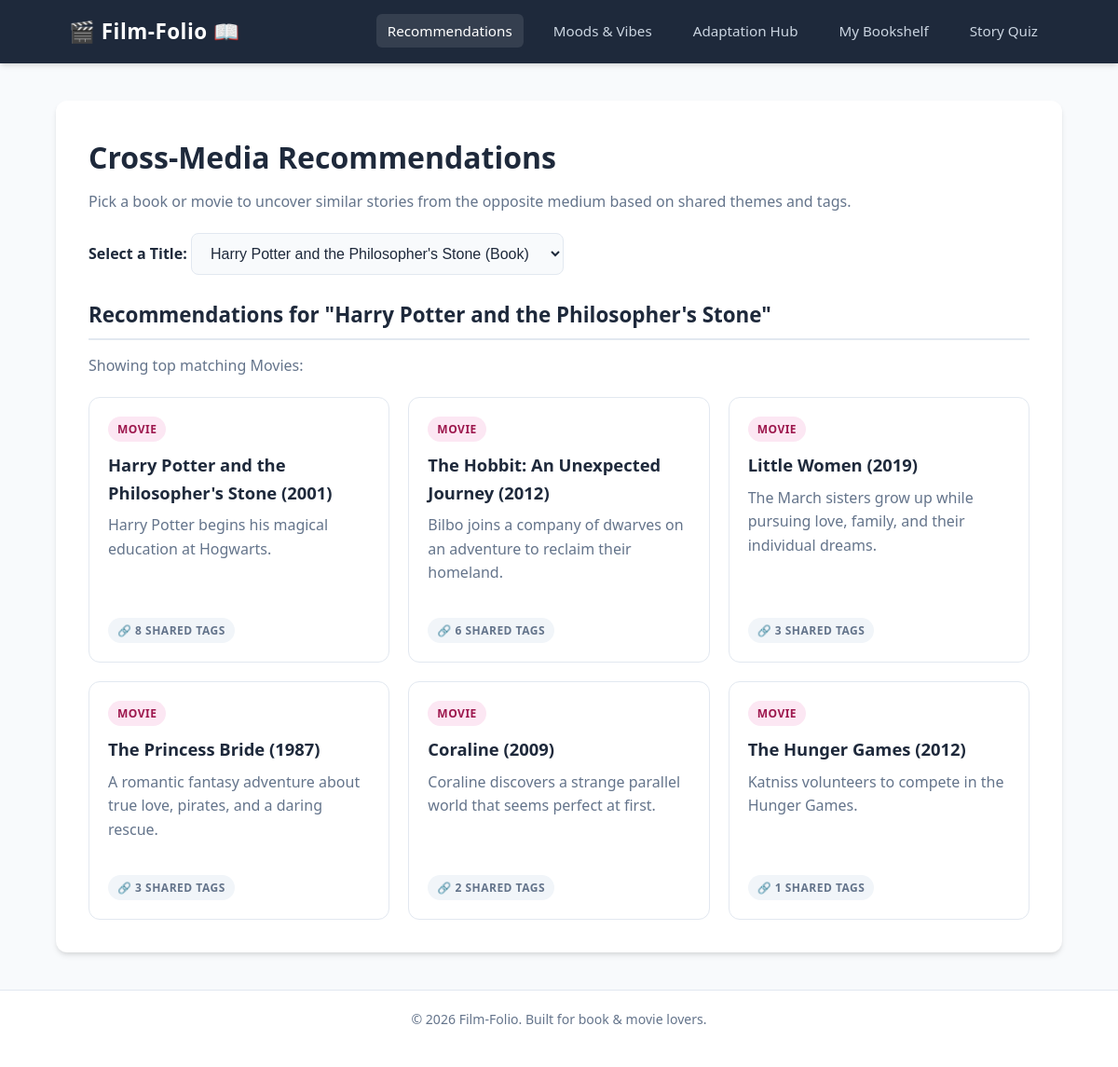
Screenshot of /recommend.php?id=1 with the database file from the repository.
### tables this page shows
CREATE TABLE `media` (
  `MediaID` int(11) NOT NULL AUTO_INCREMENT,
  `title` varchar(150) NOT NULL,
  `description` text DEFAULT NULL,
  `releaseyear` int(11) DEFAULT NULL,
  `pgcount` int(11) DEFAULT NULL,
  `isbn` varchar(20) DEFAULT NULL,
  `director` varchar(100) DEFAULT NULL,
  `runtime` int(11) DEFAULT NULL,
  `mediatype` varchar(50) DEFAULT NULL,
  PRIMARY KEY (`MediaID`)
);

### recommend.php (the view, shortened to what this page needs)
<?php
require_once 'config/db.php';
include_once 'includes/header.php';
$selectedMediaID = $_GET['id'] ?? null;
$recommendations = [];
$selectedMedia = null;
$allMedia = $pdo->query("SELECT MediaID, title, mediatype FROM media ORDER BY title ASC")->fetchAll();
if ($selectedMediaID) {
    $stmt = $pdo->prepare("SELECT * FROM media WHERE MediaID = ?");
    $stmt->execute([$selectedMediaID]);
    $selectedMedia = $stmt->fetch();
    if ($selectedMedia) {
        $targetType = ($selectedMedia['mediatype'] === 'Book') ? 'Movie' : 'Book';
        $sql = "
            SELECT m.*, COUNT(h2.TagID) AS shared_tags_count
            FROM has h1
            JOIN has h2 ON h1.TagID = h2.TagID
            JOIN media m ON h2.MediaID = m.MediaID
            WHERE h1.MediaID = :currentMediaID
              AND m.MediaID != :currentMediaID
              AND m.mediatype = :targetType
            GROUP BY m.MediaID
            ORDER BY shared_tags_count DESC
            LIMIT 6
        ";
        $stmt = $pdo->prepare($sql);
        $stmt->execute([
            'currentMediaID' => $selectedMediaID,
            'targetType'     => $targetType
        ]);
        $recommendations = $stmt->fetchAll();
    }
}
?>
<h1>Cross-Media Recommendations</h1>
<p>Pick a book or movie to uncover similar stories from the opposite medium based on shared themes and tags.</p>
<form method="GET" action="recommend.php">
    <label for="id">Select a Title:</label>
    <select name="id" id="id" onchange="this.form.submit()">
        <?php foreach ($allMedia as $item): ?>
            <option value="<?= $item['MediaID'] ?>" <?= $selectedMediaID == $item['MediaID'] ? 'selected' : '' ?>>
                <?= htmlspecialchars($item['title']) ?> (<?= $item['mediatype'] ?>)
            </option>
        <?php endforeach; ?>
    </select>
</form>
<?php if ($selectedMedia): ?>
    <h2>Recommendations for "<?= htmlspecialchars($selectedMedia['title']) ?>"</h2>
    <p>Showing top matching <?= $selectedMedia['mediatype'] === 'Book' ? 'Movies' : 'Books' ?>:</p>
    <?php if (empty($recommendations)): ?>
        <p><em>No cross-media matches found for this title yet.</em></p>
    <?php else: ?>
        <div class="media-grid">
            <?php foreach ($recommendations as $rec): ?>
                <div class="card">
                    <div>
                        <span class="badge <?= $rec['mediatype'] === 'Book' ? 'badge-book' : 'badge-movie' ?>">
                            <?= htmlspecialchars($rec['mediatype']) ?>
                        </span>
                        <h3 style="margin-top: 10px;"><?= htmlspecialchars($rec['title']) ?> (<?= $rec['releaseyear'] ?>)</h3>
                        <p><?= htmlspecialchars($rec['description']) ?></p>
                    </div>
                    <div style="margin-top: 15px;">
                        <span class="badge badge-tag">
                            🔗 <?= $rec['shared_tags_count'] ?> Shared Tags
                        </span>
                    </div>
                </div>
            <?php endforeach; ?>
        </div>
    <?php endif; ?>
<?php endif; ?>
<?php include_once 'includes/footer.php'; ?>

### css/style.css (style rules this page uses)
:root { --primary-color: #1e293b; --primary-hover: #0f172a; --accent-color: #6366f1; --accent-hover: #4f46e5; --bg-color: #f8fafc; --card-bg: #ffffff; --text-main: #1e293b; --text-muted: #64748b; --border-color: #e2e8f0; --shadow-sm: 0 1px 3px rgba(0, 0, 0, 0.1); --shadow-md: 0 4px 6px -1px rgba(0, 0, 0, 0.1), 0 2px 4px -1px rgba(0, 0, 0, 0.06); --shadow-lg: 0 10px 15px -3px rgba(0, 0, 0, 0.1), 0 4px 6px -2px rgba(0, 0, 0, 0.05); --radius: 12px; --transition: all 0.25s ease-in-out; }
* { box-sizing: border-box; margin: 0; padding: 0; }
body { font-family: 'Segoe UI', system-ui, -apple-system, sans-serif; background-color: var(--bg-color); color: var(--text-main); line-height: 1.6; display: flex; flex-direction: column; min-height: 100vh; }
h1 { font-size: 2rem; color: var(--primary-color); margin-bottom: 10px; font-weight: 700; }
h2 { font-size: 1.4rem; color: var(--primary-color); margin: 25px 0 15px 0; padding-bottom: 8px; border-bottom: 2px solid var(--border-color); }
p { color: var(--text-muted); margin-bottom: 20px; }
form { margin-bottom: 25px; }
label { font-weight: 600; color: var(--primary-color); display: inline-block; margin-bottom: 8px; }
select, input[type="text"] { width: 100%; max-width: 400px; padding: 12px 16px; font-size: 1rem; border: 1px solid var(--border-color); border-radius: 8px; background-color: #f8fafc; color: var(--text-main); transition: var(--transition); outline: none; }
.media-grid { display: grid; grid-template-columns: repeat(auto-fill, minmax(280px, 1fr)); gap: 20px; margin-top: 20px; }
.card { background: var(--card-bg); border: 1px solid var(--border-color); border-radius: var(--radius); padding: 20px; transition: var(--transition); display: flex; flex-direction: column; justify-content: space-between; }
.card h3 { font-size: 1.15rem; color: var(--primary-color); margin-bottom: 8px; }
.badge { display: inline-block; padding: 4px 10px; border-radius: 20px; font-size: 0.75rem; font-weight: 600; text-transform: uppercase; letter-spacing: 0.5px; }
.badge-movie { background-color: #fce7f3; color: #9d174d; }
.badge-tag { background-color: #f1f5f9; color: var(--text-muted); }

### rows the page displays
media: title "Harry Potter and the Philosopher's Stone"
media: mediatype "MOVIE", title "Harry Potter and the Philosopher's Stone", releaseyear "2001", description "Harry Potter begins his magical education at Hogwarts.", shared_tags_count "8"
media: mediatype "MOVIE", title "The Hobbit: An Unexpected Journey", releaseyear "2012", description "Bilbo joins a company of dwarves on an adventure to reclaim their homeland.", shared_tags_count "6"
media: mediatype "MOVIE", title "Little Women", releaseyear "2019", description "The March sisters grow up while pursuing love, family, and their individual dreams.", shared_tags_count "3"
media: mediatype "MOVIE", title "The Princess Bride", releaseyear "1987", description "A romantic fantasy adventure about true love, pirates, and a daring rescue.", shared_tags_count "3"
media: mediatype "MOVIE", title "Coraline", releaseyear "2009", description "Coraline discovers a strange parallel world that seems perfect at first.", shared_tags_count "2"
media: mediatype "MOVIE", title "The Hunger Games", releaseyear "2012", description "Katniss volunteers to compete in the Hunger Games.", shared_tags_count "1"

### other values shown
form field id "Harry Potter and the Philosopher's Stone (Book)"
